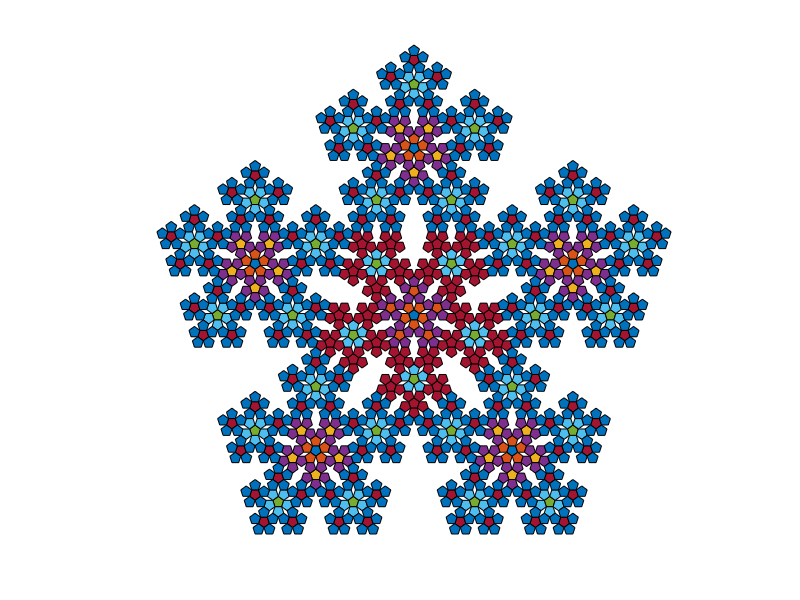

The MATLAB source for this figure:
%pentaflake2
%pentaflake
%darw curve
golden = 1.618033988749894848204586;
n=5;
h=0.5;
t=linspace(0,2*pi,n+1);
colmap=(lines(16));
patch(h*sin(t),h*cos(t),colmap(1,:));
hold on

xarr=h*sin(t-3*108/180*pi);
yarr=h*cos(t-3*108/180*pi);
phas=(-5:2:3)';
rough=length(phas);
%1%%%%%%%%%%%%%%%%%%%%%%%%%%%%%%%%%% 
for n=1:length(phas)
 [xx,yy]=pol2cart(phas(n)*36/180*pi,golden^1*0.5);
 patch(yy+xarr,xx+yarr,colmap(2,:));
 end


%2%%%%%%%%%%%%%%%%%%%%%%%%%%%%%%%%%%
phas=(-7:2:3)';
for k=1:5
    [roughx,roughy]=pol2cart(-k*2*pi/5+72*pi/180,golden^3*h);    
    patch(roughy+xarr,roughx+yarr,colmap(2,:));
    for n=1:rough
        %rough2=1*phas*(36)/180*pi;    
        [xx,yy]=pol2cart(1*phas(n)*(36)/180*pi,golden^1*h);
        patch(roughy-yy-xarr,roughx-xx-yarr,colmap(4,:));
    end
end

%3%%%%%%%%%%%%%%%%%%%%%%%%%%%%%%%%%%
phas=(-7:2:3)';
for kk=1:5
    [roughx2,roughy2]=pol2cart(kk*2*pi/5+36*pi/180,golden^5*h);    
    patch(roughy2+xarr,roughx2+yarr,colmap(5,:));
    for n=1:rough
        %rough2=1*phas*(36)/180*pi;    
        [xx,yy]=pol2cart(1*phas(n)*(36)/180*pi,golden^1*h);
        patch(roughy2-yy-xarr,roughx2-xx-yarr,colmap(6,:));
    end
       
    for k=1:5
        [roughx,roughy]=pol2cart(-k*2*pi/5+72*pi/180,golden^3*h);    
        patch(roughy2-roughy-xarr,roughx2-roughx-yarr,colmap(7,:));
        for n=1:rough
            %rough2=1*phas*(36)/180*pi;    
            [xx,yy]=pol2cart(1*phas(n)*(36)/180*pi,golden^1*h);
            patch(roughy2-roughy+yy+xarr,roughx2-roughx+xx+yarr,colmap(7,:));
        end
    end
end

%4%%%%%%%%%%%%%%%%%%%%%%%%%%%%%%%%%%
for kkk=1:5
    [roughx3,roughy3]=pol2cart(kkk*2*pi/5+72*pi/180,golden^7*h);
    patch(roughy3+xarr,roughx3+yarr,colmap(8,:));
    for n=1:rough
        
        [xx,yy]=pol2cart(1*phas(n)*(36)/180*pi,golden^1*h);
        patch(roughy3-yy-xarr,...
              roughx3-xx-yarr,colmap(9,:));
    end
       
    for k=1:5
        [roughx,roughy]=pol2cart(-k*2*pi/5+72*pi/180,golden^3*h);    
        patch(roughy3-roughy-xarr,...
              roughx3-roughx-yarr,colmap(10,:));
        for n=1:rough
            
            [xx,yy]=pol2cart(1*phas(n)*(36)/180*pi,golden^1*h);
            patch(roughy3-roughy+yy+xarr,...
                  roughx3-roughx+xx+yarr,colmap(11,:));
        end
    end


    for kk=1:5
        [roughx2,roughy2]=pol2cart(kk*2*pi/5+36*pi/180,golden^5*h);    
        patch(roughy3-roughy2-xarr,...
              roughx3-roughx2-yarr,colmap(12,:));
        for n=1:rough
            
            [xx,yy]=pol2cart(1*phas(n)*(36)/180*pi,golden^1*h);
            patch(roughy3-roughy2+yy+xarr,...
                  roughx3-roughx2+xx+yarr,colmap(13,:));
        end

        for k=1:5
            [roughx,roughy]=pol2cart(-k*2*pi/5+72*pi/180,golden^3*h);    
            patch(roughy3-roughy2+roughy+xarr,...
                  roughx3-roughx2+roughx+yarr,colmap(14,:));
            for n=1:rough
                
                [xx,yy]=pol2cart(1*phas(n)*(36)/180*pi,golden^1*h);
                patch(roughy3-roughy2+roughy-yy-xarr,...
                      roughx3-roughx2+roughx-xx-yarr,colmap(15,:));
            end
        end
    end
end
axis equal off
